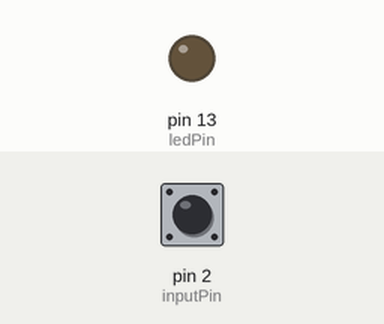
Simulated run of this sketch. Board: Arduino Uno, built with avr-gcc and run on an emulated ATmega328P. Parts: output pins drawn as LEDs (lit = HIGH). The inputs (shaded band) are chosen by the test bench; at power-on: pin 2 (inputPin) HIGH.

Above: at 1.2 s.
1.3 s: pin 2 (inputPin) pulled LOW for 0.15 s
At 1.37 s:
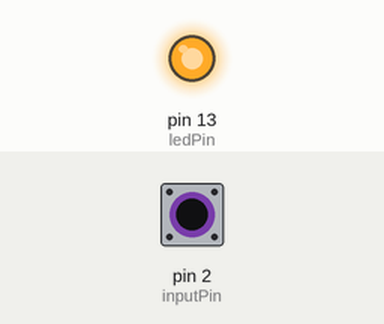
2.9 s: pin 2 (inputPin) pulled LOW for 3.2 s
At 6.8 s:
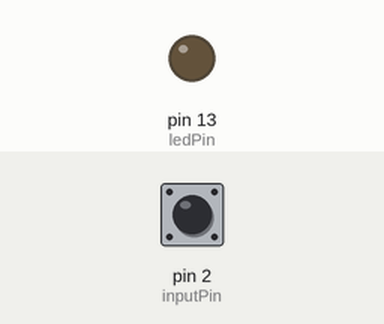
Timing chart, 0 to 8.3 s (numbered marks = the images above; inputs shaded):
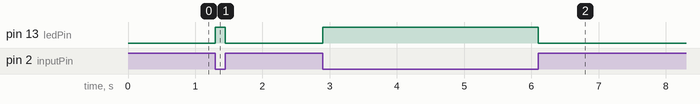

Measured:
- after the input at 1.3 s, pin 13 (ledPin): LOW → HIGH at once, → LOW 0.15 s later
- after the input at 2.9 s, pin 13 (ledPin): LOW → HIGH at once, → LOW 3.2 s later

The sketch:

ex_5_1_start.ino
```cpp
/*
 예제 5.1
 스위치 입력
*/

// 내장된 LED를 사용하기 위해
// LED pin을 13번으로 설정
const int ledPin = 13;
// 2번 핀을 스위치 입력으로 설정
const int inputPin = 2;

void setup() {
  // Arduino 13번 핀에 내장된 LED를 출력으로 설정한다.
  pinMode(ledPin, OUTPUT);
  // 스위치 입력을 위하여 2번핀을 입력으로 설정하고 풀업시킨다.
  pinMode(inputPin, INPUT_PULLUP );
}

void loop(){
  // 스위치 입력을 받는다
  int swlnput = digitalRead(inputPin);

 if (swlnput ==LOW) digitalWrite(ledPin, HIGH); // LED 점등
 else digitalWrite(ledPin, LOW);// LED 소등
}
```
